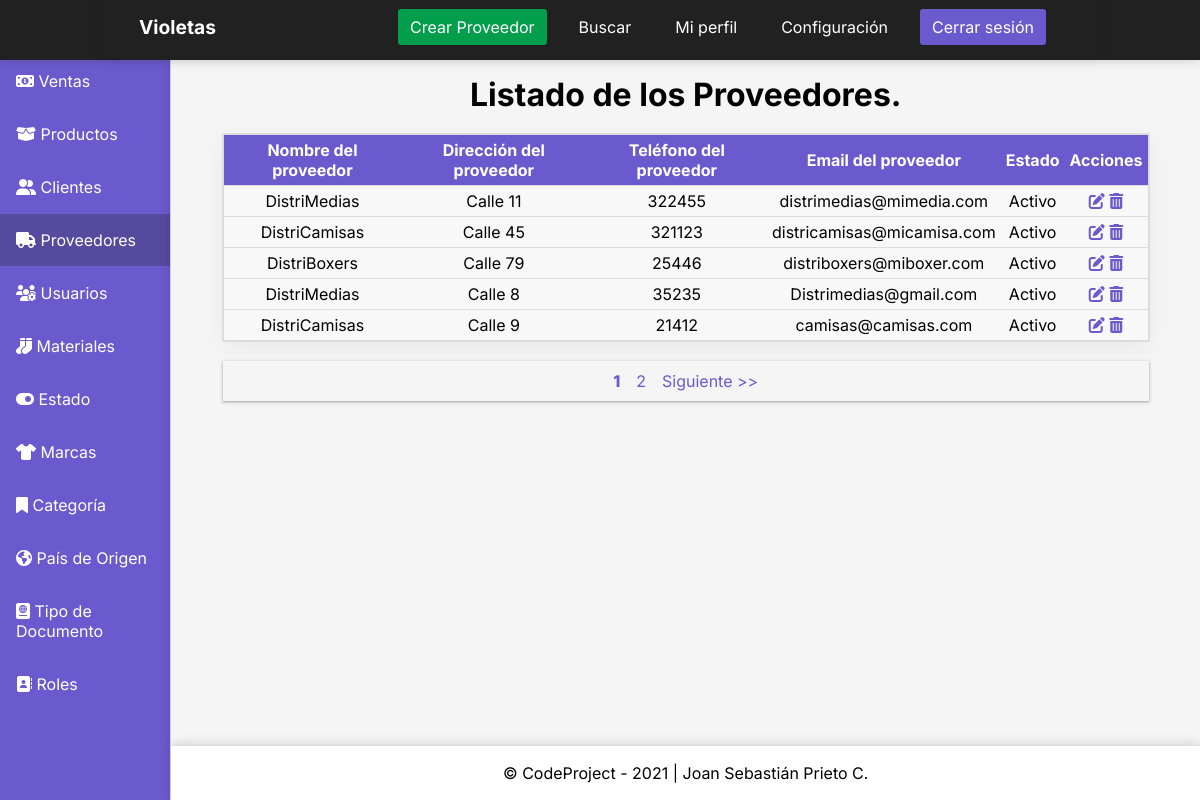
The app's page /dashboardproveedores with its own data.
### InventoryApp/models.py (models this page shows, shortened)
class Proveedores(models.Model):
    NombreProveedor = models.CharField('Nombre del proveedor', max_length = 100)
    DireccionProveedor = models.CharField('Dirección del proveedor', max_length = 100)
    TelefonoProveedor = models.CharField('Teléfono del proveedor', max_length = 100)
    EmailProveedor = models.EmailField('Email del proveedor', max_length = 100)
    Estado = models.ForeignKey(Estado, on_delete=models.CASCADE, default='')
    class Meta:
        verbose_name = 'Proveedor'
        verbose_name_plural = 'Proveedores'
        db_table = 'proveedores'
        ordering = ['id']

class Estado(models.Model):
    DescripcionEstado = models.CharField('Descripción del estado', max_length = 100)
    def __str__(self):
        return self.DescripcionEstado
    class Meta:
        verbose_name = 'Estado'
        verbose_name_plural = 'Estados'
        db_table = 'estados'
        ordering = ['id']

### Project/views.py (the view)
# urls.py: path('dashboardproveedores', views.dashboardproveedores, name='dashproveedores'), # Registro creado
def dashboardproveedores(request):
    proveedores = (Proveedores.objects.all()) # Creo variable que traiga todos los datos de la tabla Proveedores.
    page = request.GET.get('page', 1)
    try:
        paginator = Paginator(proveedores, 5)
        proveedores = paginator.page(page)
    except:
        raise Http404
    return render(request, 'dashboardproveedores.html', {
        'entity' : proveedores,
        'paginator' : paginator # Con este código busco todos los datos de la tabla Proveedores y los envío a la vista.
} )

### Templates/dashboardproveedores.html (shortened to what this page needs)
{% load static %}
<!DOCTYPE html>
<html lang="es">
<head>
    <link rel="stylesheet" href="{% static 'CSS/stylesdashboard.css' %}">
</head>
<body>
    <div class="container">
        <header class="header">
            <nav class="nav">
                <a href="#" class="logo nav-link">Violetas</a>
                <ul class="nav-menu">
                    <li class="nav-menu-item"><a href="{% url 'createproveedores' %}" class="nav-menu-link nav-link nav-link-create">Crear Proveedor</a></li>
                    <li class="nav-menu-item"><a href="#" class="nav-menu-link nav-link">Buscar</a></li>
                    <li class="nav-menu-item"><a href="#" class="nav-menu-link nav-link">Mi perfil</a></li>
                    <li class="nav-menu-item"><a href="#" class="nav-menu-link nav-link">Configuración</a></li>
                    <li class="nav-menu-item"><a href="#" onclick="cerrarSesion()" class="nav-menu-link nav-link nav-link-sign-out">Cerrar sesión</a></li>
                </ul>
            </nav>
        </header>
        <div class="sidebar">
            <ul>
                <li><a href="">
                    <span class="icon"><i class="fas fa-money-bill-alt"></i></span>
                    <span class="title">Ventas</span>
                </a></li>
                <li><a href="{% url 'dashproductos' %}">
                    <span class="icon"><i class="fas fa-box-open"></i></span>
                    <span class="title">Productos</span>
                </a></li>
                <li><a href="{% url 'dashclientes' %}">
                    <span class="icon"><i class="fas fa-user-friends"></i></span>
                    <span class="title">Clientes</span>
                </a></li>
                <li><a href="{% url 'dashproveedores' %}" class="active">
                    <span class="icon"><i class="fas fa-truck"></i></span>
                    <span class="title">Proveedores</span>
                </a></li>
                <li><a href="{% url 'dashusuarios' %}">
                    <span class="icon"><i class="fas fa-users-cog"></i></span>
                    <span class="title">Usuarios</span>
                </a></li>
                <li><a href="{% url 'dashmateriales' %}">
                    <span class="icon"><i class="fas fa-socks"></i></span>
                    <span class="title">Materiales</span>
                </a></li>
                <li><a href="{% url 'dashestado' %}">
                    <span class="icon"><i class="fas fa-toggle-on"></i></span>
                    <span class="title">Estado</span>
                </a></li>
                <li><a href="{% url 'dashmarcas' %}">
                    <span class="icon"><i class="fas fa-tshirt"></i></span>
                    <span class="title">Marcas</span>
                </a></li>
                <li><a href="{% url 'dashcategoria' %}">
                    <span class="icon"><i class="fas fa-bookmark"></i></span>
                    <span class="title">Categoría</span>
                </a></li>
                <li><a href="{% url 'dashpais' %}">
                    <span class="icon"><i class="fas fa-globe-americas"></i></span>
                    <span class="title">País de Origen</span>
                </a></li>
                <li><a href="{% url 'dashtipodoc' %}">
                    <span class="icon"><i class="fas fa-passport"></i></span>
                    <span class="title">Tipo de Documento</span>
                </a></li>
                <li><a href="{% url 'dashroles' %}">
                    <span class="icon"><i class="fas fa-address-book"></i></span>
                    <span class="title">Roles</span>
                </a></li>
            </ul>
        </div>
        <main>
            <h1>Listado de los Proveedores.</h1>
            <table class="table">
                <thead>
                    <tr>
                        <th>Nombre del proveedor</th>
                        <th>Dirección del proveedor</th>
                        <th>Teléfono del proveedor</th>
                        <th>Email del proveedor</th>
                        <th>Estado</th>
                        <th>Acciones</th>
                    </tr>
                </thead>
                <tbody>
                    {% for proveedores in entity %}
                    <tr>
                        <td data-label="Nombre del proveedor">{{proveedores.NombreProveedor}}</td>
                        <td data-label="Dirección del proveedor">{{proveedores.DireccionProveedor}}</td>
                        <td data-label="Teléfono del usuario">{{proveedores.TelefonoProveedor}}</td>
                        <td data-label="Email del proveedor">{{proveedores.EmailProveedor}}</td>
                        <td data-label="Estado">{{proveedores.Estado}}</td>
                        <td data-label="Gestión">
                            <a href="{% url 'updateproveedores' proveedores.id %}"><i class="fas fa-edit"></i></a>
                            <a href="#" onclick="eliminarProveedor({{ proveedores.id }})"><i class="fas fa-trash-alt"></i></a>
                        </td>
                    </tr>
                    {% endfor %}
                </tbody>
            </table>
            <div>
                {% include 'paginator.html' %}
            </div>
        </main>
        <footer><span class="copyleft">&copy; CodeProject - 2021 | Joan Sebastián Prieto C.</span></footer>
      </div>
</body>
</html>

### Static/CSS/stylesdashboard.css (style rules this page uses)
* { padding: 0; margin: 0; box-sizing: border-box; }
body { font-family: "Inter", sans-serif; }
.header { background-color: #212121; height: 60px; position: fixed; width: 100%; top: 0; left: 0; box-shadow: 0 0 11px rgba(33,33,33,.2); }
.nav { display: flex; justify-content: space-between; max-width: 992px; margin: 0 auto; box-shadow: 0 0 11px rgba(33,33,33,.2); }
.nav-link { color: #fff; text-decoration: none; }
.logo { font-size: 1.2rem; font-weight: bold; padding: 0 35px; line-height: 55px; color: #fff; }
nav { color: #fff; grid-area: nav; }
.nav-menu { display: flex; margin-right: 40px; list-style: none; }
.nav-menu-item { font-size: 1rem; margin: 0 10px; line-height: 55px; width: max-content; }
.nav-menu-link { padding: 8px 12px; border-radius: 3px; }
.nav-link-sign-out { color: #fff; background-color: #6a5acd; }
.nav-link-create { color: #fff; background-color: #029e4b; }
.container { display: grid; height: 100vh; grid-template-columns: 0.5fr 1fr 1fr 1fr; grid-template-rows: 0.2fr 1.5fr 1fr 0.2fr; grid-template-areas: "nav nav nav nav" "sidebar main main main" "sidebar main main main" "sidebar footer footer footer"; font-size: 1em; color: #000; }
main { background: #F5F5F5; grid-area: main; display: table; box-shadow: 0 0 11px rgba(33,33,33,.2); }
main h1 { font-size: 2rem; font-weight: bold; margin-top: 20px; text-align: center; }
.sidebar { background-color: #6a5acd; grid-area: sidebar; border-right: 1px solid #e0e0e0; overflow-y: auto; box-shadow: 0 0 11px rgba(33,33,33,.2); }
.sidebar ul li a:hover, .active { color: #fff; background-color: #21212146; transition: 0.5s; border: none; }
.sidebar ul li a { display: block; padding: 16px; margin-bottom: 1px; text-decoration: none; color: #fff; }
footer { background: #fff; grid-area: footer; border-top: 1px solid #e0e0e0; box-shadow: 0 0 11px rgba(33,33,33,.2); display: flex; align-items: center; justify-content: center; }
.table { width: 90%; margin: 0 auto; margin-top: 20px; border: 1px solid #ccc; border-collapse: collapse; padding: 0; box-shadow: rgba(0, 0, 0, 0.05) 0px 6px 24px 0px, rgba(0, 0, 0, 0.08) 0px 0px 0px 1px; }
.table tr { background-color: #f8f8f8; border: 1px solid #ddd; }
.table th, .table td { font-size: 1rem; padding: 5px; text-align: center; }
.table td { font-size: 1rem; text-align: center; }
.table thead th { background-color: #6a5acd; color: #fff; }
.table i { color: #6a5acd; }

### records on screen
Proveedores: NombreProveedor "DistriMedias", DireccionProveedor "Calle 11", TelefonoProveedor "322455", EmailProveedor "distrimedias@mimedia.com", Estado "Activo"
Proveedores: NombreProveedor "DistriCamisas", DireccionProveedor "Calle 45", TelefonoProveedor "321123", EmailProveedor "districamisas@micamisa.com", Estado "Activo"
Proveedores: NombreProveedor "DistriBoxers", DireccionProveedor "Calle 79", TelefonoProveedor "25446", EmailProveedor "distriboxers@miboxer.com", Estado "Activo"
Proveedores: NombreProveedor "DistriMedias", DireccionProveedor "Calle 8", TelefonoProveedor "35235", EmailProveedor "Distrimedias@gmail.com", Estado "Activo"
Proveedores: NombreProveedor "DistriCamisas", DireccionProveedor "Calle 9", TelefonoProveedor "21412", EmailProveedor "camisas@camisas.com", Estado "Activo"

### other values on screen
{{ page }} "1" "2"
